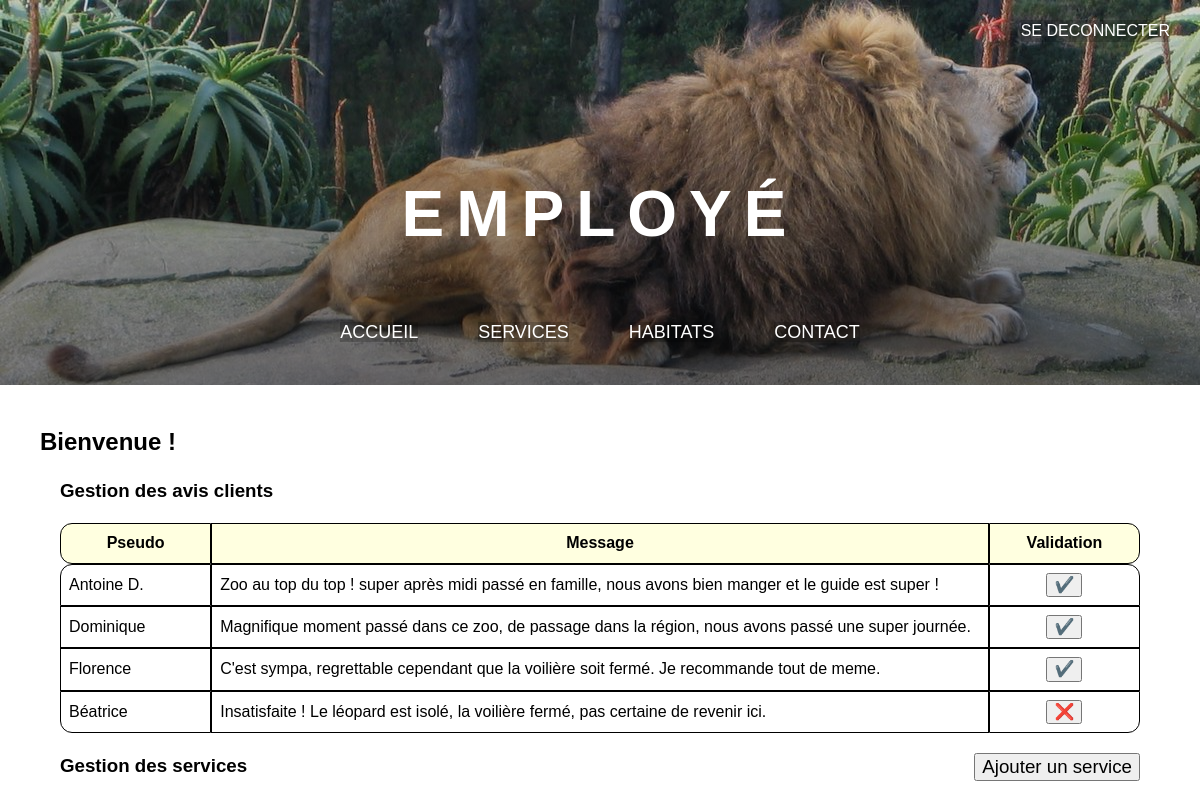
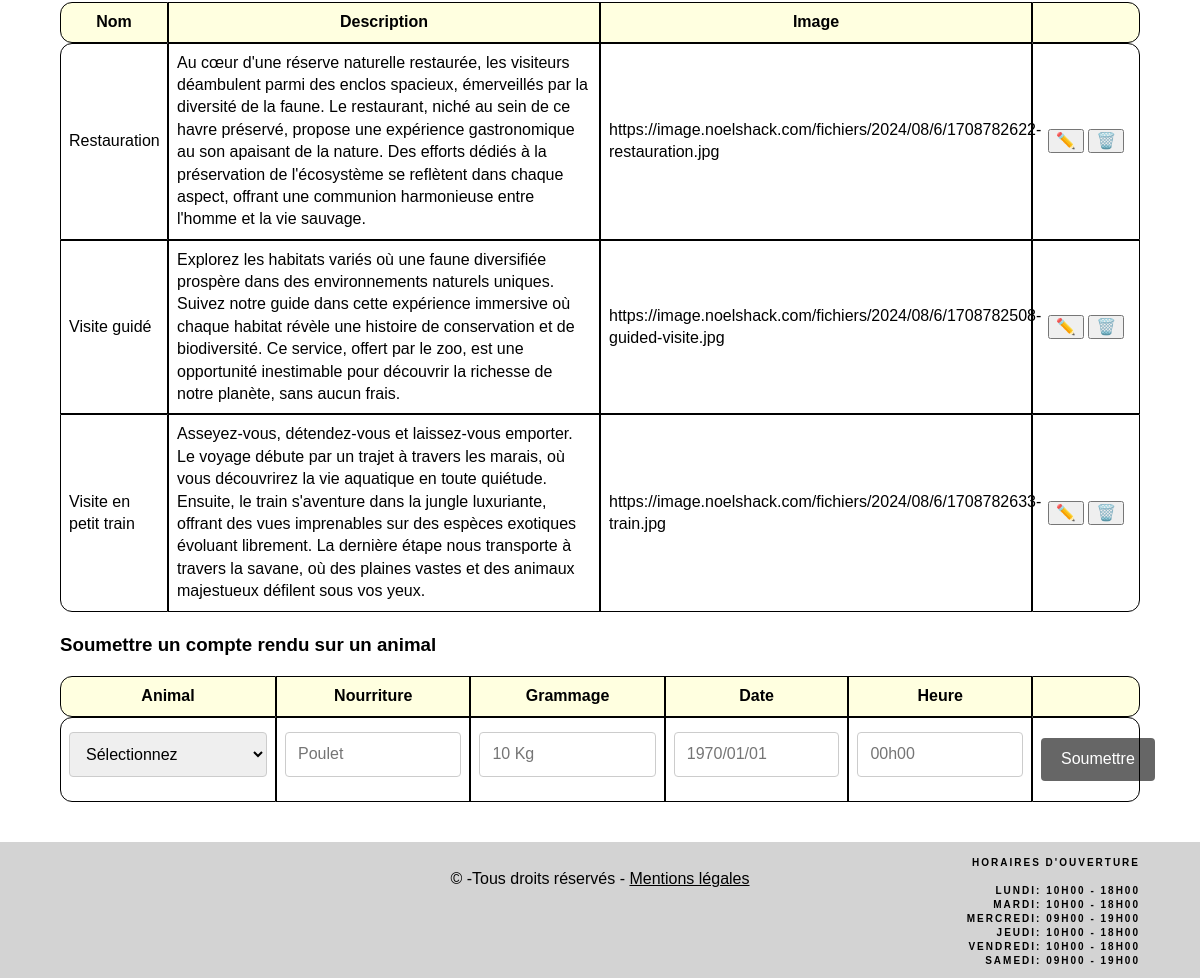
Screenshot of /employPanel.php with the database file from the repository (2 pictures, top to bottom).
### tables this page shows
CREATE TABLE comments (id INTEGER PRIMARY KEY AUTOINCREMENT, pseudo VARCHAR(20) UNIQUE NOT NULL, message VARCHAR(255) NOT NULL, validate VARCHAR(5) NOT NULL);

CREATE TABLE "services" (id INTEGER PRIMARY KEY AUTOINCREMENT, name VARCHAR(100) NOT NULL UNIQUE, description VARCHAR(255) NOT NULL, slug VARCHAR(255) NOT NULL);

CREATE TABLE "opening" (id INTEGER PRIMARY KEY AUTOINCREMENT, day VARCHAR(10) UNIQUE, hours VARCHAR(15) NOT NULL);

### employPanel.php (the view, shortened to what this page needs)
<?php
$userId = $_SESSION['userId'];
$bdd = new PDO('sqlite:db.sqlite');
$bdd->setAttribute(PDO::ATTR_ERRMODE, PDO::ERRMODE_EXCEPTION);
$username = "SELECT firstname FROM users WHERE userId = :userId;";
$query = $bdd->prepare($username);
$query->bindValue(':userId', $userId, PDO::PARAM_INT);
$query->execute();
$user = $query->fetch(PDO::FETCH_ASSOC);
$firstname = htmlspecialchars($user['firstname']);
$com = "SELECT * FROM comments;";
$resultCom = $bdd->query($com);
$service = "SELECT * FROM services;";
$resultService = $bdd->query($service);
$open = "SELECT * FROM opening;";
$resultOpen = $bdd->query($open);
?>
<!DOCTYPE html>
<html>
    <head>
        <link rel="stylesheet" href="normalize.css">
        <link rel="stylesheet" href="style.css">
    </head>
    <body>
        <header>
            <a class="login" href="index.php">Se deconnecter</a>
            <h1 class="title">Employé</h1>
            <nav class="navbar">
                <ul>
                    <li>
                        <a href="index.php">Accueil</a>
                    </li>
                    <li>
                        <a href="services.php">Services</a>
                    </li>
                    <li>
                        <a href="housing.php">Habitats</a>
                    </li>
                    <li>
                        <a href="contact.php">Contact</a>
                    </li>
                </ul>
            </nav>
        </header>
        <section class="panel">
            <h2>Bienvenue <?php echo $firstname; ?> !</h2>
        <div class="container">
                <h3>Gestion des avis clients</h3>
                <table class="" style="table-layout: fixed; width: 100%;">
                    <colgroup>
                        <col style="width: 14%;">
                        <col style="width: 72%;">
                        <col style="width: 14%;">
                    </colgroup>
                    <thead>
                        <tr>
                            <th>Pseudo</th>
                            <th>Message</th>
                            <th>Validation</th>
                        </tr>
                    </thead>
                    <tbody>
                        <?php
                        $rowCom = $resultCom->fetch(PDO::FETCH_ASSOC);
                        if ($rowCom) {
                            do {
                                $com_pseudo = htmlspecialchars($rowCom["pseudo"]);
                                $com_message = htmlspecialchars($rowCom["message"]);
                                $validate = $rowCom["validate"];
                        ?>
                            <tr>
                                <td><?php echo $com_pseudo; ?></td>
                                <td><?php echo $com_message; ?></td>
                                <td style="text-align: center;">
                                    <?php if ($validate == 'true') { ?>
                                        <button class="unvalidateButton" data-com-message2="<?php echo $com_message; ?>">✔️</button>
                                    <?php } else { ?>
                                        <button class="validateButton" data-com-message="<?php echo $com_message; ?>">❌</button>
                                    <?php } ?>
                                </td>
                            </tr>
                        <?php
                            } while ($rowCom = $resultCom->fetch(PDO::FETCH_ASSOC));
                        } else {
                            echo "<tr><td colspan='4'>Aucun avis trouvé.</td></tr>";
                        }
                        ?>
                    </tbody>
                </table>
            </div>
        <div class="container">
                <h3>Gestion des services <span style="float:right"><button class="serv_add">Ajouter un service</button></span></h3>
                <table style="table-layout: fixed; width: 100%;">
                    <colgroup>
                        <col style="width: 10%;">
                        <col style="width: 40%;">
                        <col style="width: 40%;">
                        <col style="width: 10%;">
                    </colgroup>
                    <thead>
                        <tr>
                            <th>Nom</th>
                            <th>Description</th>
                            <th>Image</th>
                            <th> </th>
                        </tr>
                    </thead>
                    <tbody>
                        <?php
                        $rowService = $resultService->fetch(PDO::FETCH_ASSOC);
                        if ($rowService) {
                            do {
                                $service_id = $rowService["id"];
                                $service_name = htmlspecialchars($rowService["name"]);
                                $service_description = htmlspecialchars($rowService["description"]);
                                $service_img = htmlspecialchars($rowService["slug"]);
                        ?>
                            <tr>
                                <td><?php echo $service_name; ?></td>
                                <td><?php echo $service_description; ?></td>
                                <td><?php echo $service_img; ?></td>
                                <td style="text-align: center;">
                                    <button class="serv_edit" data-service_id="<?php echo $service_id; ?>">✏️</button>
                                    <button class="serv_delete" data-service_name="<?php echo $service_name; ?>">🗑️</button>
                                </td>
                            </tr>
                        <?php
                            } while ($rowService = $resultService->fetch(PDO::FETCH_ASSOC));
                        } else {
                            echo "<tr><td colspan='3'>Aucun service trouvé.</td></tr>";
                        }
                        ?>
                    </tbody>
                </table>
            </div>
            <div class="container">
                <h3>Soumettre un compte rendu sur un animal</h3>
                <form action="veterPanel.php" method="post">
                    <table style="table-layout: fixed; width: 100%;">
                        <colgroup>
                            <col style="width: 20%;">
                            <col style="width: 18%;">
                            <col style="width: 18%;">
                            <col style="width: 17%;">
                            <col style="width: 17%;">
                            <col style="width: 10%;">
                        </colgroup>
                        <thead>
                            <tr>
                                <th>Animal</th>
                                <th>Nourriture</th>
                                <th>Grammage</th>
                                <th>Date</th>
                                <th>Heure</th>
                                <th> </th>
                            </tr>
                        </thead>
                        <tbody>
                            <tr>
                                <td>
                                    <select name="animal" required>
                                        <option value="" disabled selected>Sélectionnez</option>
                                    </select>
                                </td>
                                <td>
                                    <div>
                                        <input type="text" name="food" placeholder="Poulet">
                                    </div>
                                </td>
                                <td>
                                    <div>
                                        <input type="text" name="weight" placeholder="10 Kg">
                                    </div>
                                </td>
                                <td>
                                    <div>
                                        <input type="text" name="date" placeholder="1970/01/01">
                                    </div>
                                </td>
                                <td>
                                    <div>
                                        <input type="text" required name="hours" placeholder="00h00">
                                    </div>
                                </td>
                                <td style="text-align: center;">
                                    <div>
                                        <input type="submit" value="Soumettre">
                                    </div>
                                </td>
                            </tr>
                        </tbody>
                    </table>
                </form>
            </div>
        </section>
        <footer>
            <p>© -Tous droits réservés - <a href="mentions_legales.php" style="text-decoration: underline; color: #000;">Mentions légales</a></p>
            <div class="horaires">
                <ul>
                    <li>
                        Horaires d'ouverture
                    </li>
                    <li>
                        <br>
                    </li>
                    <?php
                    $footer = $resultOpen->fetch(PDO::FETCH_ASSOC);
                    if ($footer) {
                        do {
                            $footer_day = htmlspecialchars($footer["day"]);
                            $footer_hours = htmlspecialchars($footer["hours"]);
                            ?>
                            <li><?php echo $footer_day; ?>: <?php echo $footer_hours; ?></li>
                            <?php
                        } while ($footer = $resultOpen->fetch(PDO::FETCH_ASSOC));
                    } else {
                        echo "<li>Aucun horaire d'ouverture trouvé.</li>";
                    }
                    ?>
                </ul>
            </div>
        </footer>
    </body>
</html>

### style.css (style rules this page uses)
html, body { font-size: 16px; }
body { margin: 0; padding: 0; line-height: 1.4; letter-spacing: 0.2; font-family: "Source Sans Pro", sans-serif; height: 100vh; }
header { padding: 20px; background-image: linear-gradient( to bottom, #0002, #0008 ), url("img/banner.jpg"); color: #FFF; }
header .login { float: right; margin: 0 10px; text-transform: uppercase; text-decoration: none; color: #FFF; background-color: rgba(000, 000, 000, 0.2); }
header .title { font-size: 64px; text-align: center; margin: 150px 50px 50px 50px; text-transform: uppercase; letter-spacing: 12px; }
header .navbar { margin: 10px; text-decoration: none; text-align: center; text-transform: uppercase; }
header .navbar ul { list-style: none; display: flex; margin: 0; padding: 0px; width: 100%; justify-content: center; align-items: center; font-size: 18px; }
.navbar ul li { padding: 10px 30px; }
header .navbar a { text-decoration: none; color: #FFF; background-color: rgba(000, 000, 000, 0.2); }
footer { float: bottom; background-color: #d3d3d3; text-align: center; padding-top: 10px; margin-top: auto; }
footer ul { text-transform: uppercase; list-style: none; text-align: right; padding: 10px; font-size: 10px; margin-top: -60px; margin-right: 50px; letter-spacing: 2px; font-weight: bold; }
select[name=animal] { width: 100%; padding: 12px; border: 1px solid #ccc; border-radius: 4px; box-sizing: border-box; margin-top: 6px; margin-bottom: 16px; }
input[type=text], textarea { width: 100%; padding: 12px; border: 1px solid #ccc; border-radius: 4px; box-sizing: border-box; margin-top: 6px; margin-bottom: 16px; resize: none }
input[type=submit] { background-color: rgba(000, 000, 000, 0.6); color: #FFF; padding: 12px 20px; border: none; border-radius: 4px; cursor: pointer; }
.panel { margin: 40px; }
table { border-collapse: separate; border-spacing: 0; width: 100%; }
th:first-child { border-top-left-radius: 12px; border-bottom-left-radius: 12px; }
th:last-child { border-top-right-radius: 12px; border-bottom-right-radius: 12px; }
tr:first-child td:first-child { border-top-left-radius: 12px; }
tr:first-child td:last-child { border-top-right-radius: 12px; }
tr:last-child td:first-child { border-bottom-left-radius: 12px; }
tr:last-child td:last-child { border-bottom-right-radius: 12px; }
th, td { border: 1px solid black; padding: 8px; text-align: left; }
th { background-color: #ffffe0; text-align: center }
.container { margin: 20px }
@media only screen and (max-width: 1370px) { body { height: 100vh; width: 100% } }

### rows the page displays
comments: pseudo "Antoine D.", message "Zoo au top du top ! super après midi passé en famille, nous avons bien manger et le guide est super !"
comments: pseudo "Dominique", message "Magnifique moment passé dans ce zoo, de passage dans la région, nous avons passé une super journée."
comments: pseudo "Florence", message "C'est sympa, regrettable cependant que la voilière soit fermé. Je recommande tout de meme."
comments: pseudo "Béatrice", message "Insatisfaite ! Le léopard est isolé, la voilière fermé, pas certaine de revenir ici."
services: name "Restauration", description "Au cœur d'une réserve naturelle restaurée, les visiteurs déambulent parmi des enclos spacieux, émerveillés par la diversité de la faune. Le restaurant, niché au sein de ce havre préservé, propose une expérience gastronomique au son apaisant de la nature. Des efforts dédiés à la préservation de l'écosystème se reflètent dans chaque aspect, offrant une communion harmonieuse entre l'homme et la vie sauvage.", slug "https://image.noelshack.com/fichiers/2024/08/6/1708782622-restauration.jpg"
services: name "Visite guidé", description "Explorez les habitats variés où une faune diversifiée prospère dans des environnements naturels uniques. Suivez notre guide dans cette expérience immersive où chaque habitat révèle une histoire de conservation et de biodiversité. Ce service, offert par le zoo, est une opportunité inestimable pour découvrir la richesse de notre planète, sans aucun frais.", slug "https://image.noelshack.com/fichiers/2024/08/6/1708782508-guided-visite.jpg"
services: name "Visite en petit train", description "Asseyez-vous, détendez-vous et laissez-vous emporter. Le voyage débute par un trajet à travers les marais, où vous découvrirez la vie aquatique en toute quiétude. Ensuite, le train s'aventure dans la jungle luxuriante, offrant des vues imprenables sur des espèces exotiques évoluant librement. La dernière étape nous transporte à travers la savane, où des plaines vastes et des animaux majestueux défilent sous vos yeux.", slug "https://image.noelshack.com/fichiers/2024/08/6/1708782633-train.jpg"
opening: day "LUNDI", hours "10H00 - 18H00"
opening: day "MARDI", hours "10H00 - 18H00"
opening: day "MERCREDI", hours "09H00 - 19H00"
opening: day "JEUDI", hours "10H00 - 18H00"
opening: day "VENDREDI", hours "10H00 - 18H00"
opening: day "SAMEDI", hours "09H00 - 19H00"
